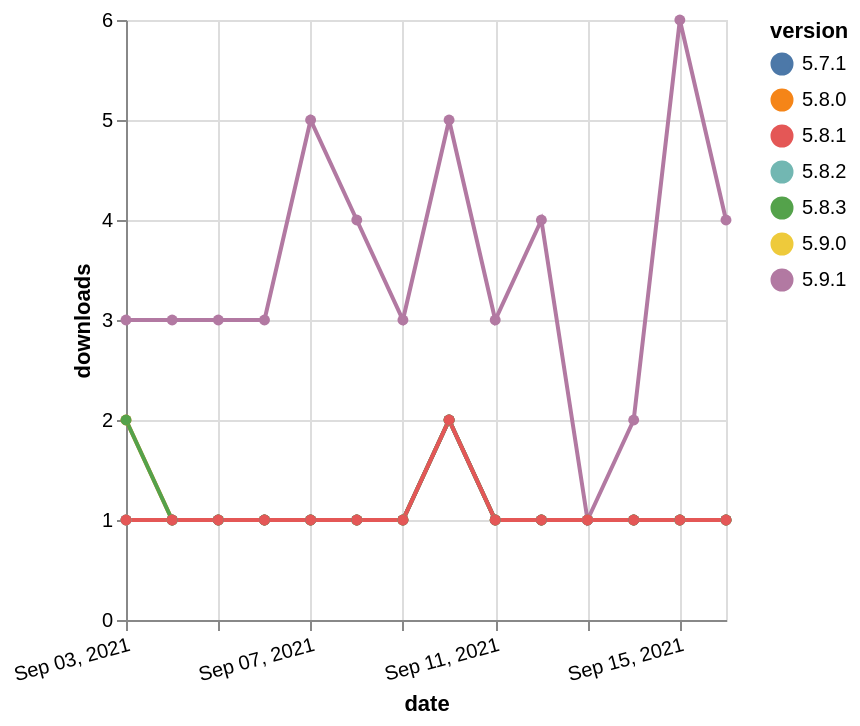

Vega-Lite specification for this chart:
### Vega-Lite specification from a JSON file in a GitHub repository (floating-point values rounded to 4 significant figures)
{"$schema": "https://vega.github.io/schema/vega-lite/v5.json", "description": "A simple bar chart with embedded data.", "data": {"values": [{"date": "2021-09-03", "total": 157, "delta": 1, "version": "5.8.2"}, {"date": "2021-09-04", "total": 158, "delta": 1, "version": "5.8.2"}, {"date": "2021-09-05", "total": 159, "delta": 1, "version": "5.8.2"}, {"date": "2021-09-06", "total": 160, "delta": 1, "version": "5.8.2"}, {"date": "2021-09-07", "total": 161, "delta": 1, "version": "5.8.2"}, {"date": "2021-09-08", "total": 162, "delta": 1, "version": "5.8.2"}, {"date": "2021-09-09", "total": 163, "delta": 1, "version": "5.8.2"}, {"date": "2021-09-10", "total": 165, "delta": 2, "version": "5.8.2"}, {"date": "2021-09-11", "total": 166, "delta": 1, "version": "5.8.2"}, {"date": "2021-09-12", "total": 167, "delta": 1, "version": "5.8.2"}, {"date": "2021-09-13", "total": 168, "delta": 1, "version": "5.8.2"}, {"date": "2021-09-14", "total": 169, "delta": 1, "version": "5.8.2"}, {"date": "2021-09-15", "total": 170, "delta": 1, "version": "5.8.2"}, {"date": "2021-09-16", "total": 171, "delta": 1, "version": "5.8.2"}, {"date": "2021-09-03", "total": 154, "delta": 2, "version": "5.8.0"}, {"date": "2021-09-04", "total": 155, "delta": 1, "version": "5.8.0"}, {"date": "2021-09-05", "total": 156, "delta": 1, "version": "5.8.0"}, {"date": "2021-09-06", "total": 157, "delta": 1, "version": "5.8.0"}, {"date": "2021-09-07", "total": 158, "delta": 1, "version": "5.8.0"}, {"date": "2021-09-08", "total": 159, "delta": 1, "version": "5.8.0"}, {"date": "2021-09-09", "total": 160, "delta": 1, "version": "5.8.0"}, {"date": "2021-09-10", "total": 162, "delta": 2, "version": "5.8.0"}, {"date": "2021-09-11", "total": 163, "delta": 1, "version": "5.8.0"}, {"date": "2021-09-12", "total": 164, "delta": 1, "version": "5.8.0"}, {"date": "2021-09-13", "total": 165, "delta": 1, "version": "5.8.0"}, {"date": "2021-09-14", "total": 166, "delta": 1, "version": "5.8.0"}, {"date": "2021-09-15", "total": 167, "delta": 1, "version": "5.8.0"}, {"date": "2021-09-16", "total": 168, "delta": 1, "version": "5.8.0"}, {"date": "2021-09-03", "total": 234, "delta": 1, "version": "5.9.0"}, {"date": "2021-09-04", "total": 235, "delta": 1, "version": "5.9.0"}, {"date": "2021-09-05", "total": 236, "delta": 1, "version": "5.9.0"}, {"date": "2021-09-06", "total": 237, "delta": 1, "version": "5.9.0"}, {"date": "2021-09-07", "total": 238, "delta": 1, "version": "5.9.0"}, {"date": "2021-09-08", "total": 239, "delta": 1, "version": "5.9.0"}, {"date": "2021-09-09", "total": 240, "delta": 1, "version": "5.9.0"}, {"date": "2021-09-10", "total": 242, "delta": 2, "version": "5.9.0"}, {"date": "2021-09-11", "total": 243, "delta": 1, "version": "5.9.0"}, {"date": "2021-09-12", "total": 244, "delta": 1, "version": "5.9.0"}, {"date": "2021-09-13", "total": 245, "delta": 1, "version": "5.9.0"}, {"date": "2021-09-14", "total": 246, "delta": 1, "version": "5.9.0"}, {"date": "2021-09-15", "total": 247, "delta": 1, "version": "5.9.0"}, {"date": "2021-09-16", "total": 248, "delta": 1, "version": "5.9.0"}, {"date": "2021-09-03", "total": 152, "delta": 2, "version": "5.8.3"}, {"date": "2021-09-04", "total": 153, "delta": 1, "version": "5.8.3"}, {"date": "2021-09-05", "total": 154, "delta": 1, "version": "5.8.3"}, {"date": "2021-09-06", "total": 155, "delta": 1, "version": "5.8.3"}, {"date": "2021-09-07", "total": 156, "delta": 1, "version": "5.8.3"}, {"date": "2021-09-08", "total": 157, "delta": 1, "version": "5.8.3"}, {"date": "2021-09-09", "total": 158, "delta": 1, "version": "5.8.3"}, {"date": "2021-09-10", "total": 160, "delta": 2, "version": "5.8.3"}, {"date": "2021-09-11", "total": 161, "delta": 1, "version": "5.8.3"}, {"date": "2021-09-12", "total": 162, "delta": 1, "version": "5.8.3"}, {"date": "2021-09-13", "total": 163, "delta": 1, "version": "5.8.3"}, {"date": "2021-09-14", "total": 164, "delta": 1, "version": "5.8.3"}, {"date": "2021-09-15", "total": 165, "delta": 1, "version": "5.8.3"}, {"date": "2021-09-16", "total": 166, "delta": 1, "version": "5.8.3"}, {"date": "2021-09-03", "total": 154, "delta": 1, "version": "5.7.1"}, {"date": "2021-09-04", "total": 155, "delta": 1, "version": "5.7.1"}, {"date": "2021-09-05", "total": 156, "delta": 1, "version": "5.7.1"}, {"date": "2021-09-06", "total": 157, "delta": 1, "version": "5.7.1"}, {"date": "2021-09-07", "total": 158, "delta": 1, "version": "5.7.1"}, {"date": "2021-09-08", "total": 159, "delta": 1, "version": "5.7.1"}, {"date": "2021-09-09", "total": 160, "delta": 1, "version": "5.7.1"}, {"date": "2021-09-10", "total": 162, "delta": 2, "version": "5.7.1"}, {"date": "2021-09-11", "total": 163, "delta": 1, "version": "5.7.1"}, {"date": "2021-09-12", "total": 164, "delta": 1, "version": "5.7.1"}, {"date": "2021-09-13", "total": 165, "delta": 1, "version": "5.7.1"}, {"date": "2021-09-14", "total": 166, "delta": 1, "version": "5.7.1"}, {"date": "2021-09-15", "total": 167, "delta": 1, "version": "5.7.1"}, {"date": "2021-09-16", "total": 168, "delta": 1, "version": "5.7.1"}, {"date": "2021-09-03", "total": 429, "delta": 3, "version": "5.9.1"}, {"date": "2021-09-04", "total": 432, "delta": 3, "version": "5.9.1"}, {"date": "2021-09-05", "total": 435, "delta": 3, "version": "5.9.1"}, {"date": "2021-09-06", "total": 438, "delta": 3, "version": "5.9.1"}, {"date": "2021-09-07", "total": 443, "delta": 5, "version": "5.9.1"}, {"date": "2021-09-08", "total": 447, "delta": 4, "version": "5.9.1"}, {"date": "2021-09-09", "total": 450, "delta": 3, "version": "5.9.1"}, {"date": "2021-09-10", "total": 455, "delta": 5, "version": "5.9.1"}, {"date": "2021-09-11", "total": 458, "delta": 3, "version": "5.9.1"}, {"date": "2021-09-12", "total": 462, "delta": 4, "version": "5.9.1"}, {"date": "2021-09-13", "total": 463, "delta": 1, "version": "5.9.1"}, {"date": "2021-09-14", "total": 465, "delta": 2, "version": "5.9.1"}, {"date": "2021-09-15", "total": 471, "delta": 6, "version": "5.9.1"}, {"date": "2021-09-16", "total": 475, "delta": 4, "version": "5.9.1"}, {"date": "2021-09-03", "total": 153, "delta": 1, "version": "5.8.1"}, {"date": "2021-09-04", "total": 154, "delta": 1, "version": "5.8.1"}, {"date": "2021-09-05", "total": 155, "delta": 1, "version": "5.8.1"}, {"date": "2021-09-06", "total": 156, "delta": 1, "version": "5.8.1"}, {"date": "2021-09-07", "total": 157, "delta": 1, "version": "5.8.1"}, {"date": "2021-09-08", "total": 158, "delta": 1, "version": "5.8.1"}, {"date": "2021-09-09", "total": 159, "delta": 1, "version": "5.8.1"}, {"date": "2021-09-10", "total": 161, "delta": 2, "version": "5.8.1"}, {"date": "2021-09-11", "total": 162, "delta": 1, "version": "5.8.1"}, {"date": "2021-09-12", "total": 163, "delta": 1, "version": "5.8.1"}, {"date": "2021-09-13", "total": 164, "delta": 1, "version": "5.8.1"}, {"date": "2021-09-14", "total": 165, "delta": 1, "version": "5.8.1"}, {"date": "2021-09-15", "total": 166, "delta": 1, "version": "5.8.1"}, {"date": "2021-09-16", "total": 167, "delta": 1, "version": "5.8.1"}]}, "width": "container", "mark": {"type": "line", "point": {"filled": true}}, "encoding": {"x": {"field": "date", "type": "temporal", "timeUnit": "yearmonthdate", "title": "date", "axis": {"labelAngle": -15}}, "y": {"field": "delta", "type": "quantitative", "title": "downloads"}, "color": {"field": "version", "type": "nominal"}, "tooltip": {"field": "delta"}}}
